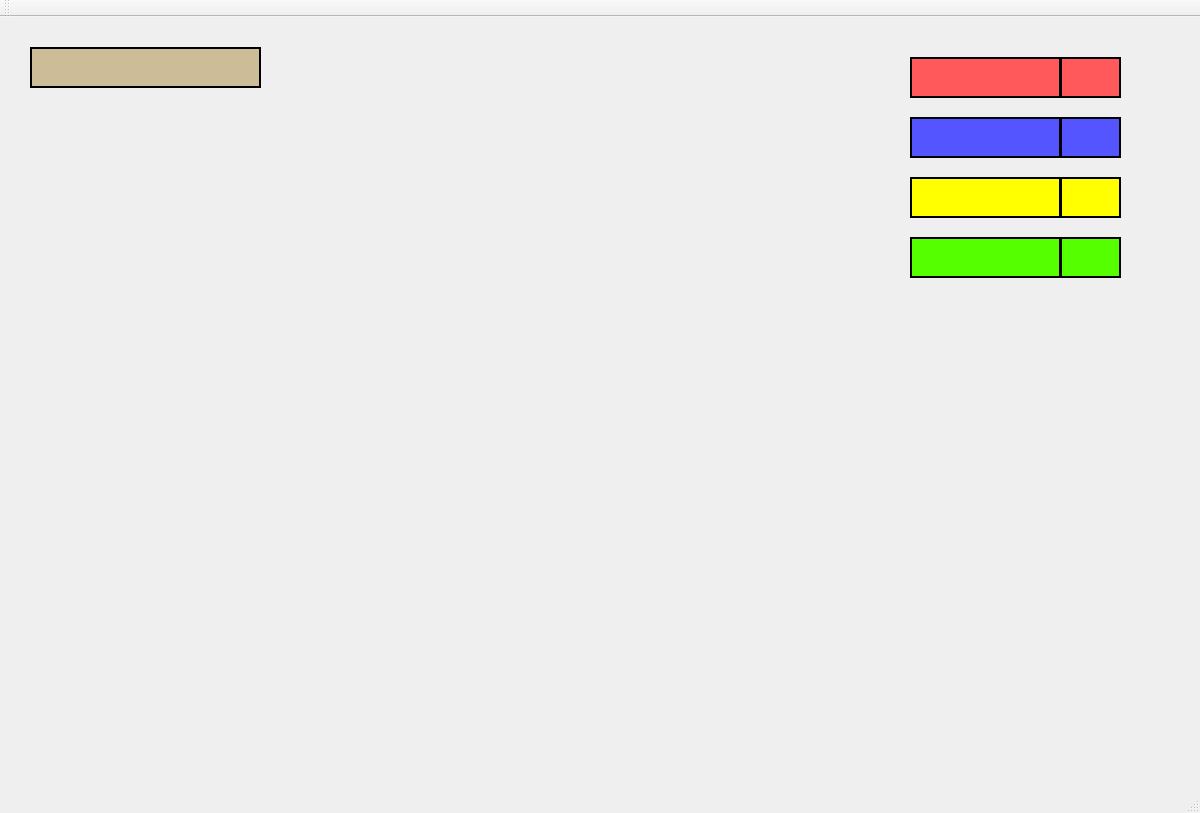
<?xml version="1.0" encoding="UTF-8"?>
<ui version="4.0">
 <class>GameClass</class>
 <widget class="QMainWindow" name="GameClass">
  <property name="geometry">
   <rect>
    <x>0</x>
    <y>0</y>
    <width>1200</width>
    <height>813</height>
   </rect>
  </property>
  <property name="windowTitle">
   <string>Game</string>
  </property>
  <property name="styleSheet">
   <string notr="true"/>
  </property>
  <widget class="QWidget" name="centralWidget">
   <property name="styleSheet">
    <string notr="true">border-image:url(:/Poze/Resources/map2players.jpg);</string>
   </property>
   <widget class="QLabel" name="Player4">
    <property name="geometry">
     <rect>
      <x>910</x>
      <y>220</y>
      <width>151</width>
      <height>41</height>
     </rect>
    </property>
    <property name="font">
     <font>
      <family>Segoe Print</family>
     </font>
    </property>
    <property name="styleSheet">
     <string notr="true">border-image:transparent;
background-color:rgb(85, 255, 0);</string>
    </property>
    <property name="frameShape">
     <enum>QFrame::Box</enum>
    </property>
    <property name="lineWidth">
     <number>2</number>
    </property>
    <property name="text">
     <string/>
    </property>
    <property name="alignment">
     <set>Qt::AlignCenter</set>
    </property>
   </widget>
   <widget class="QLabel" name="Player3">
    <property name="geometry">
     <rect>
      <x>910</x>
      <y>160</y>
      <width>151</width>
      <height>41</height>
     </rect>
    </property>
    <property name="font">
     <font>
      <family>Segoe Print</family>
     </font>
    </property>
    <property name="styleSheet">
     <string notr="true">border-image:transparent;
background-color:rgb(255, 255, 0)</string>
    </property>
    <property name="frameShape">
     <enum>QFrame::Box</enum>
    </property>
    <property name="lineWidth">
     <number>2</number>
    </property>
    <property name="text">
     <string/>
    </property>
    <property name="scaledContents">
     <bool>false</bool>
    </property>
    <property name="alignment">
     <set>Qt::AlignCenter</set>
    </property>
   </widget>
   <widget class="QLabel" name="Player2">
    <property name="geometry">
     <rect>
      <x>910</x>
      <y>100</y>
      <width>151</width>
      <height>41</height>
     </rect>
    </property>
    <property name="font">
     <font>
      <family>Segoe Print</family>
     </font>
    </property>
    <property name="styleSheet">
     <string notr="true">border-image:transparent;
background-color:rgb(85, 85, 255)</string>
    </property>
    <property name="frameShape">
     <enum>QFrame::Box</enum>
    </property>
    <property name="lineWidth">
     <number>2</number>
    </property>
    <property name="text">
     <string/>
    </property>
    <property name="alignment">
     <set>Qt::AlignCenter</set>
    </property>
   </widget>
   <widget class="QLabel" name="Player1">
    <property name="geometry">
     <rect>
      <x>910</x>
      <y>40</y>
      <width>151</width>
      <height>41</height>
     </rect>
    </property>
    <property name="font">
     <font>
      <family>Segoe Print</family>
     </font>
    </property>
    <property name="styleSheet">
     <string notr="true">border-image:transparent;
background-color:rgb(255, 89, 92)</string>
    </property>
    <property name="frameShape">
     <enum>QFrame::Box</enum>
    </property>
    <property name="lineWidth">
     <number>2</number>
    </property>
    <property name="text">
     <string/>
    </property>
    <property name="alignment">
     <set>Qt::AlignCenter</set>
    </property>
   </widget>
   <widget class="QLabel" name="Player1Points">
    <property name="geometry">
     <rect>
      <x>1060</x>
      <y>40</y>
      <width>61</width>
      <height>41</height>
     </rect>
    </property>
    <property name="font">
     <font>
      <family>Segoe Print</family>
     </font>
    </property>
    <property name="styleSheet">
     <string notr="true">border-image:transparent;
background-color:rgb(255, 89, 92)</string>
    </property>
    <property name="frameShape">
     <enum>QFrame::Box</enum>
    </property>
    <property name="lineWidth">
     <number>2</number>
    </property>
    <property name="text">
     <string/>
    </property>
    <property name="alignment">
     <set>Qt::AlignCenter</set>
    </property>
   </widget>
   <widget class="QLabel" name="Player2Points">
    <property name="geometry">
     <rect>
      <x>1060</x>
      <y>100</y>
      <width>61</width>
      <height>41</height>
     </rect>
    </property>
    <property name="font">
     <font>
      <family>Segoe Print</family>
     </font>
    </property>
    <property name="styleSheet">
     <string notr="true">border-image:transparent;
background-color:rgb(85, 85, 255)</string>
    </property>
    <property name="frameShape">
     <enum>QFrame::Box</enum>
    </property>
    <property name="lineWidth">
     <number>2</number>
    </property>
    <property name="text">
     <string/>
    </property>
    <property name="alignment">
     <set>Qt::AlignCenter</set>
    </property>
   </widget>
   <widget class="QLabel" name="Player3Points">
    <property name="geometry">
     <rect>
      <x>1060</x>
      <y>160</y>
      <width>61</width>
      <height>41</height>
     </rect>
    </property>
    <property name="font">
     <font>
      <family>Segoe Print</family>
     </font>
    </property>
    <property name="styleSheet">
     <string notr="true">border-image:transparent;
background-color:rgb(255, 255, 0)</string>
    </property>
    <property name="frameShape">
     <enum>QFrame::Box</enum>
    </property>
    <property name="lineWidth">
     <number>2</number>
    </property>
    <property name="text">
     <string/>
    </property>
    <property name="alignment">
     <set>Qt::AlignCenter</set>
    </property>
   </widget>
   <widget class="QLabel" name="Player4Points">
    <property name="geometry">
     <rect>
      <x>1060</x>
      <y>220</y>
      <width>61</width>
      <height>41</height>
     </rect>
    </property>
    <property name="font">
     <font>
      <family>Segoe Print</family>
     </font>
    </property>
    <property name="styleSheet">
     <string notr="true">border-image:transparent;
background-color:rgb(85, 255, 0)</string>
    </property>
    <property name="frameShape">
     <enum>QFrame::Box</enum>
    </property>
    <property name="lineWidth">
     <number>2</number>
    </property>
    <property name="text">
     <string/>
    </property>
    <property name="alignment">
     <set>Qt::AlignCenter</set>
    </property>
   </widget>
   <widget class="QLabel" name="GameStage">
    <property name="geometry">
     <rect>
      <x>30</x>
      <y>30</y>
      <width>231</width>
      <height>41</height>
     </rect>
    </property>
    <property name="styleSheet">
     <string notr="true">border-image:transparent;
background-color: rgb(204, 189, 152);</string>
    </property>
    <property name="frameShape">
     <enum>QFrame::Box</enum>
    </property>
    <property name="lineWidth">
     <number>2</number>
    </property>
    <property name="text">
     <string/>
    </property>
   </widget>
  </widget>
  <widget class="QMenuBar" name="menuBar">
   <property name="geometry">
    <rect>
     <x>0</x>
     <y>0</y>
     <width>1200</width>
     <height>22</height>
    </rect>
   </property>
  </widget>
  <widget class="QToolBar" name="mainToolBar">
   <attribute name="toolBarArea">
    <enum>TopToolBarArea</enum>
   </attribute>
   <attribute name="toolBarBreak">
    <bool>false</bool>
   </attribute>
  </widget>
  <widget class="QStatusBar" name="statusBar"/>
 </widget>
 <layoutdefault spacing="6" margin="11"/>
 <resources>
  <include location="Registration.qrc"/>
 </resources>
 <connections/>
</ui>
